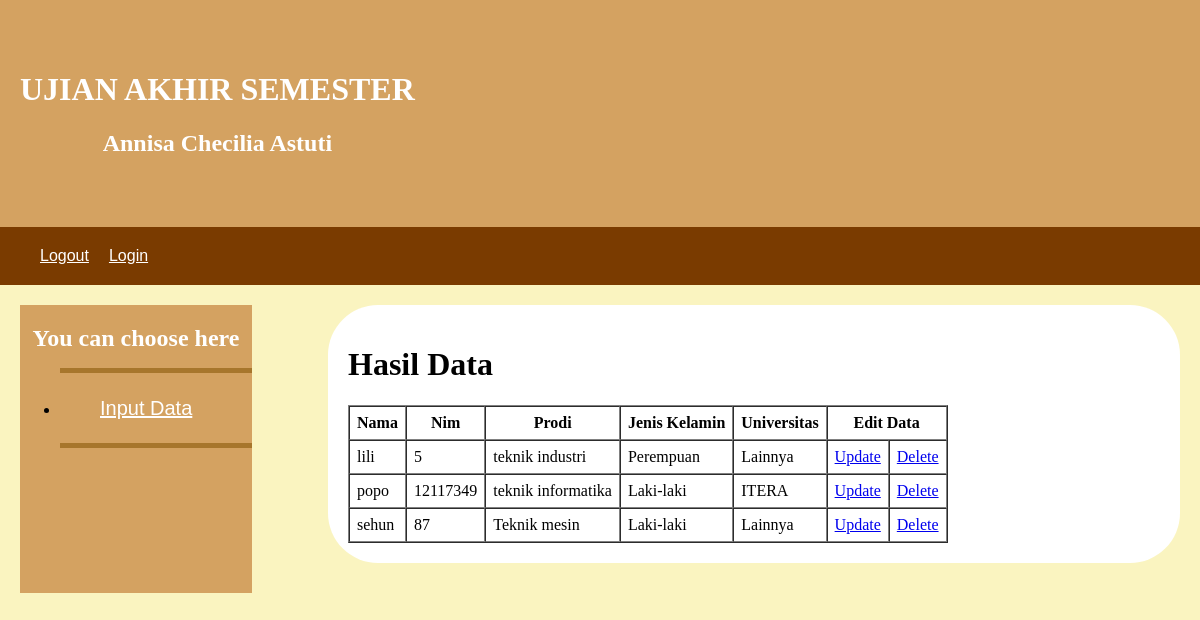
/lihatdata.php, run on the app's committed database.
### tables this page shows
CREATE TABLE `datamahasiswa` (
  `id` int(11) NOT NULL,
  `nama` varchar(50) NOT NULL,
  `nim` int(20) NOT NULL,
  `prodi` varchar(20) NOT NULL,
  `jenis_kelamin` text NOT NULL,
  `universitas` text NOT NULL
);

### lihatdata.php (the view, shortened to what this page needs)
<!DOCTYPE html>
<html>
<head>
  <link rel="stylesheet" href="style.css"> <script src="index.js"></script>
</head>
<body>
    <div class="container">
        <header class="header">
            <div class="side">
                <h1>UJIAN AKHIR SEMESTER</h1>
                <h2> Annisa Checilia Astuti</h2>
            </div>
        </header>
        <nav class="nav">
            <ul>
                <li><a href="logout.php">Logout</a></li>
                <li><a href="login.php">Login</a></li>
            </ul>
        </nav>
	<main>
        <div class="sidebar">
			<h2>You can choose here</h2>
			<ul>
				<li><a href="index1.php">Input Data</a></li>
			</ul>
		</div>
        <div class="content">
        <h1>Hasil Data</h1>
        <table border = 1 cellpadding = 7 cellspacing = 0>
            <tr>
                <th>Nama</th>
                <th>Nim</th>
                <th>Prodi</th>
                <th>Jenis Kelamin</th>
                <th>Universitas</th>
                <th colspan = 2>Edit Data</th>
            </tr>
        <?php
        $koneksi = mysqli_connect("localhost", "root", "", "mahasiswa");
        $datamahasiswa = query("SELECT * FROM datamahasiswa");
        function query($data){
        global $koneksi;
        $hasil = mysqli_query($koneksi, $data);
        $rows = [];
        while ($row = mysqli_fetch_assoc($hasil)){
            $rows[] = $row;
        }return $rows;
    }
    ?>
	<?php foreach( $datamahasiswa as $row ) { ?>
	<tr>
		<td><?= $row["nama"]; ?></td>
		<td><?= $row["nim"]; ?></td>
		<td><?= $row["prodi"]; ?></td>
		<td><?= $row["jenis_kelamin"]; ?></td>
        <td><?= $row["universitas"]; ?></td>
        <td> <a href="update1.php?id=<?php echo $row["id"]; ?>">Update</a> </td>
        <td> <a href="delete.php?id=<?php echo $row["id"]; ?>" onclick="return confirm('hapus data?')">Delete</a></td>
	</tr>
	<?php
} ?>
    </table>
  </body>
</html>

### style.css (style rules this page uses)
body { margin: 0 auto; padding: 0; font-family: Arial, Helvetica, sans-serif; background-color: #faf4c0; }
.header { background-color: #d4a261; text-align: left; display: flex; }
.side { margin: 50px 20px; color: #ffffff; font-family: pacifico; text-align: center; }
.nav { background-color: rgb(122, 59, 0); color: white; }
.nav ul { margin: 0; list-style: none; display: flex; justify-content: left; padding: 20px; }
.nav ul li a { margin-left: 20px; color: #ffffff; }
main { display: flex; flex-direction: row; flex-wrap: wrap; justify-content: space-between; padding: 20px; }
.sidebar { flex-basis: 20%; margin-right: 10px; background-color: #d4a261; top : 0; bottom : 0; }
.sidebar h2 { margin-bottom: 15px; color: white; text-align: center; font-family: pacifico; }
.sidebar ul a { display: flex; height: 100%; width: 100%; line-height: 70px; font-size: 20px; color: white; padding-left: 40px; box-sizing: border-box; border-top: 5px solid rgb(167, 118, 44); border-bottom: 5px solid rgb(167, 118, 44); }
.sidebar li { margin-bottom: 15px; }
.content { flex-basis: 70%; background-color: white; padding: 20px; margin-bottom: 30px; border-radius: 50px; font-family: pacifico; }

### data on the page
datamahasiswa: nama "lili", nim "5", prodi "teknik industri", jenis_kelamin "Perempuan", universitas "Lainnya"
datamahasiswa: nama "popo", nim "12117349", prodi "teknik informatika", jenis_kelamin "Laki-laki", universitas "ITERA"
datamahasiswa: nama "sehun", nim "87", prodi "Teknik mesin", jenis_kelamin "Laki-laki", universitas "Lainnya"
